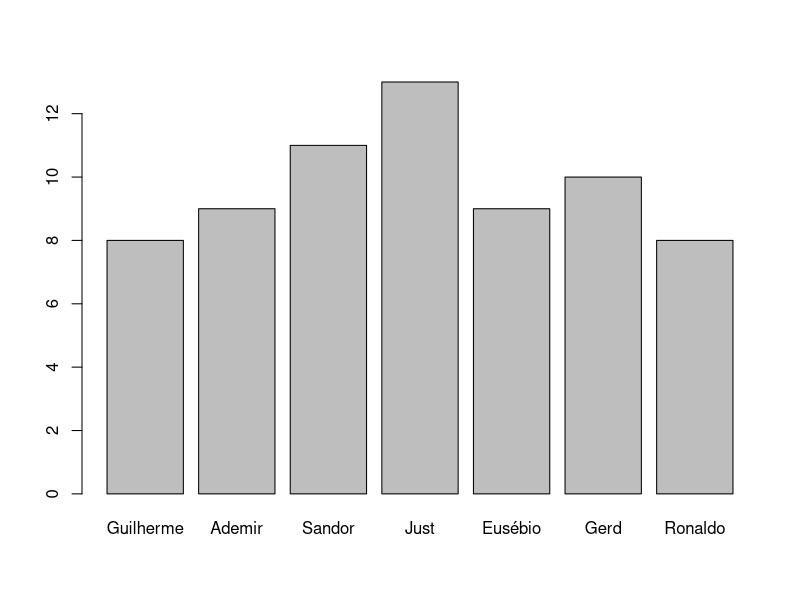
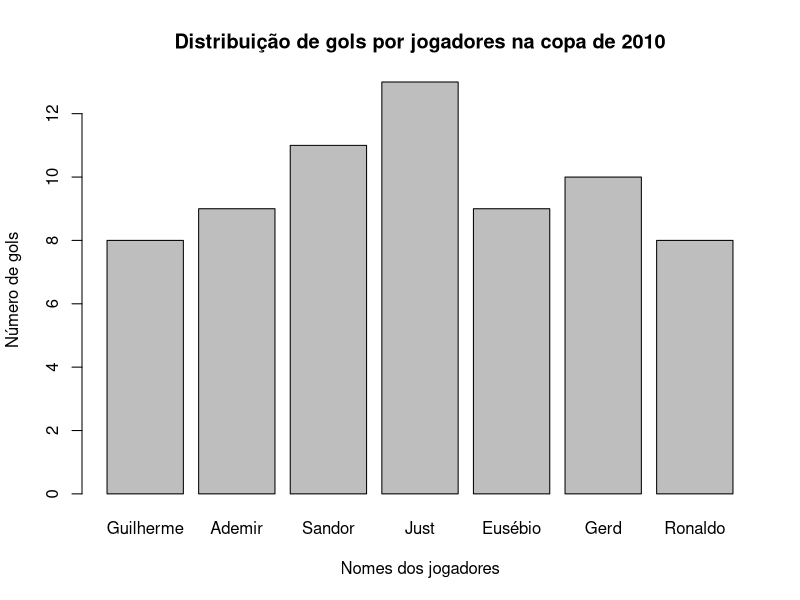

Generate these figures, in order, with R:
#1. Até a Copa de 2010, apenas sete jogadores haviam conseguido o feito de marcar 8
#   ou mais gols em uma mesma edição da Copa do Mundo. O quadro apresenta os anos
#   das edições da Copa nas quais ocorreram esses feitos, quais foram os jogadores que os
#   realizaram e os respectivos números de gols marcados por cada um deles.

#   Construa o gráfico de barras com as variáveis ano e Número de gols.
#   Quais são os elementos que devem ser incluídos nos gráficos?


ngols<-c(8,9,11,13,9,10,8)

jogadores<-c("Guilherme", "Ademir", "Sandor", "Just", "Eusébio", "Gerd", "Ronaldo")

barplot(ngols, names.arg=jogadores)

barplot(ngols, names.arg=jogadores,main="Distribuição de gols por jogadores na copa de 2010",ylab="Número de gols",xlab="Nomes dos jogadores")

# Foram adicionados elementos de escala, os nomes dos eixos x e y
# Um título, faltando somente a fonte dos dados